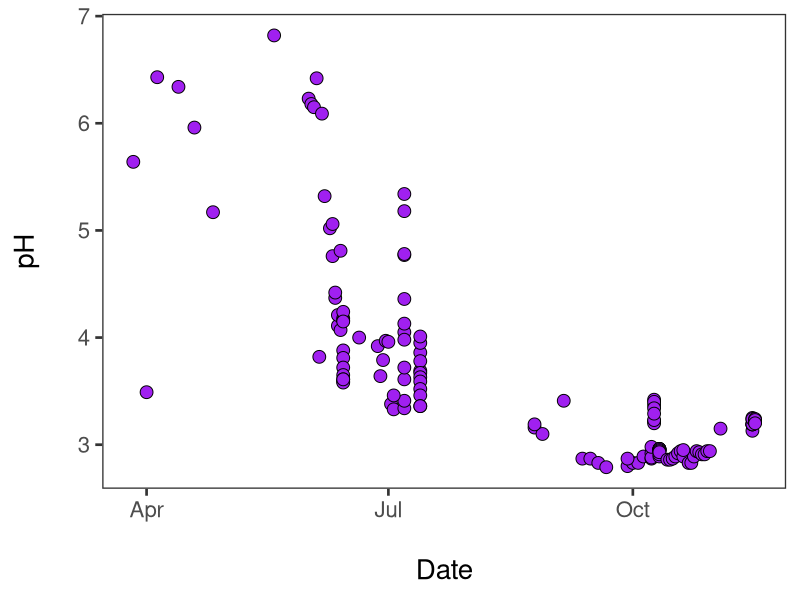
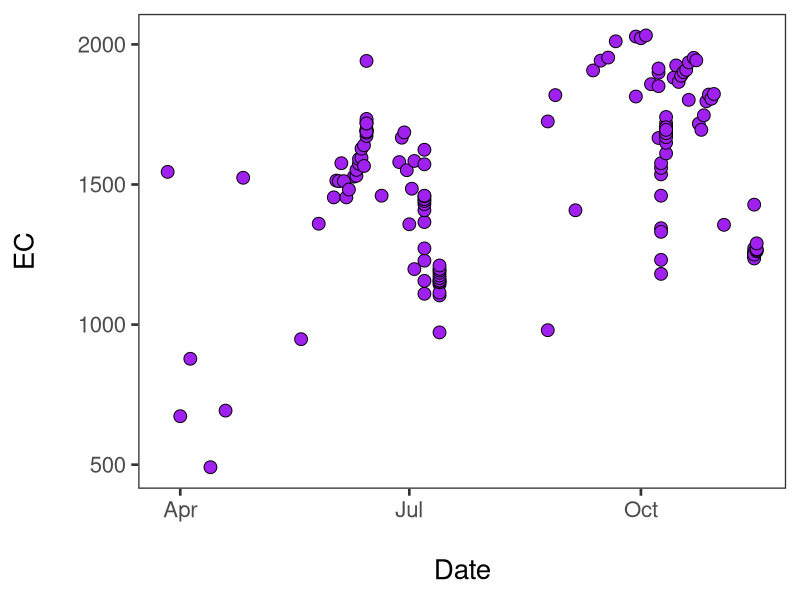
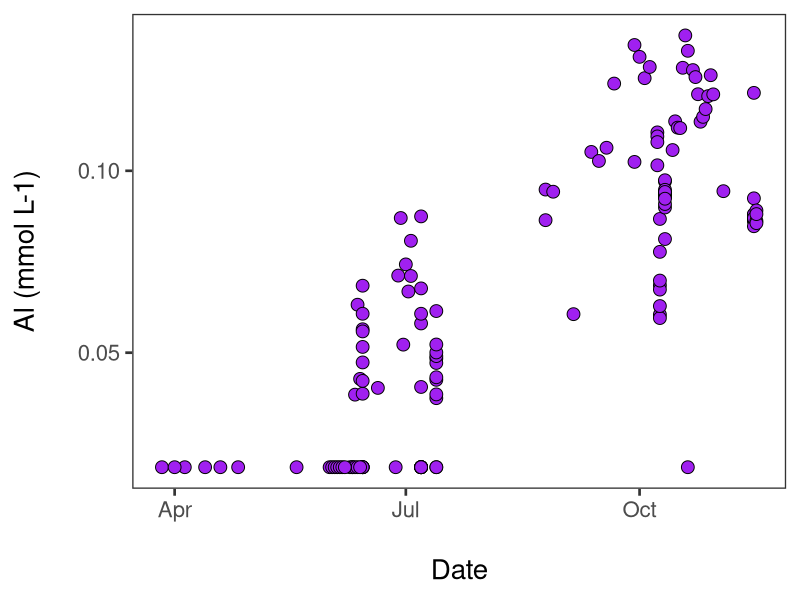
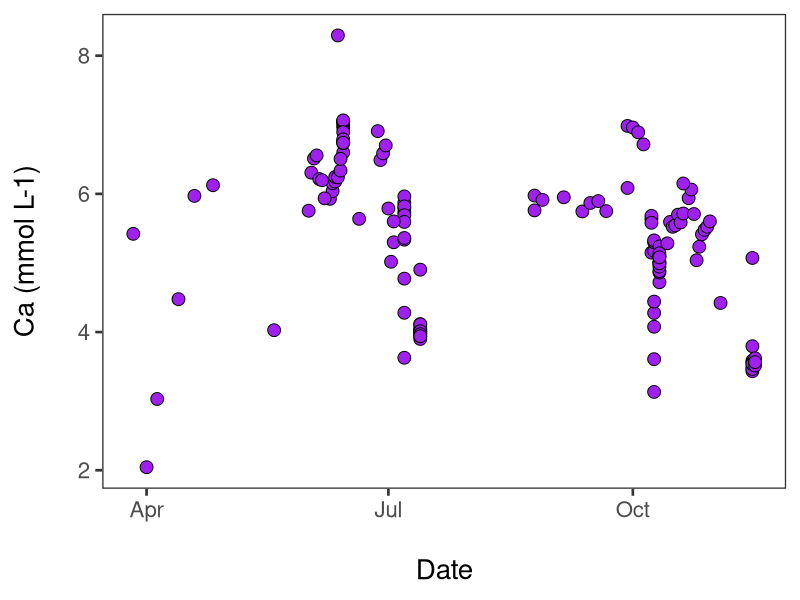
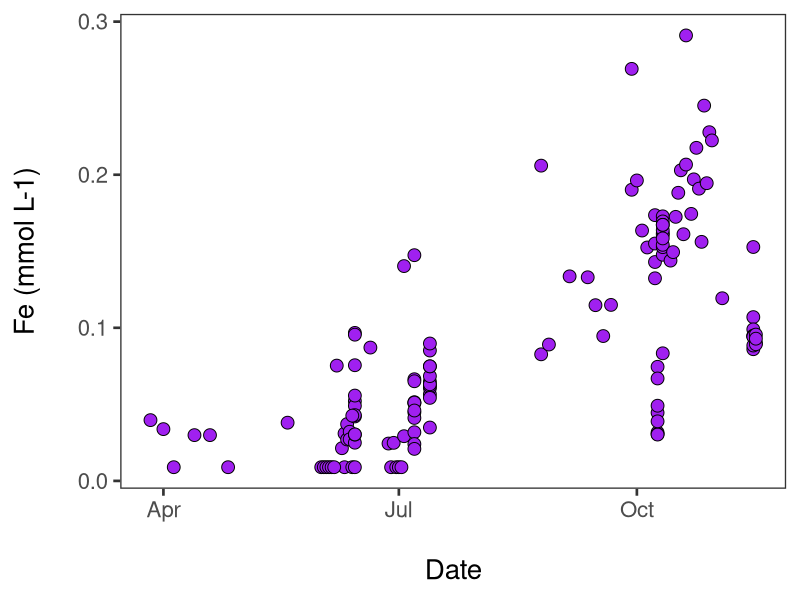
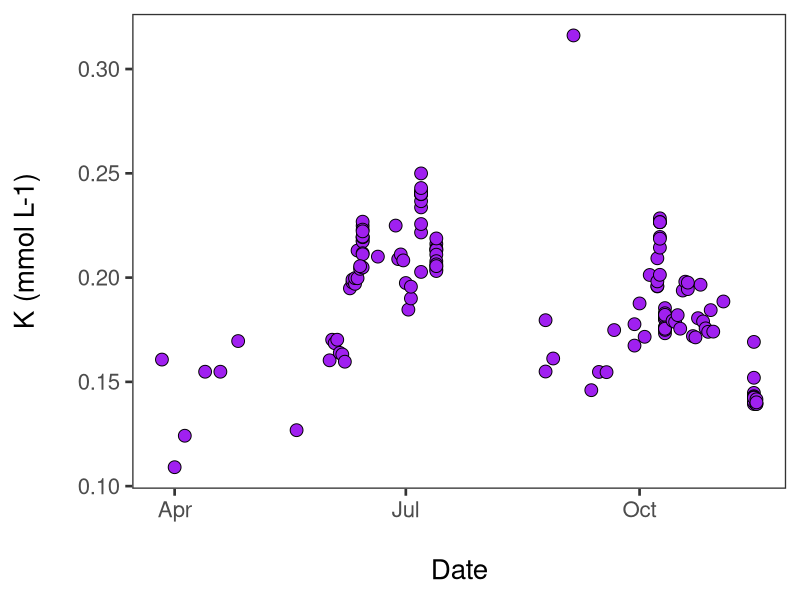
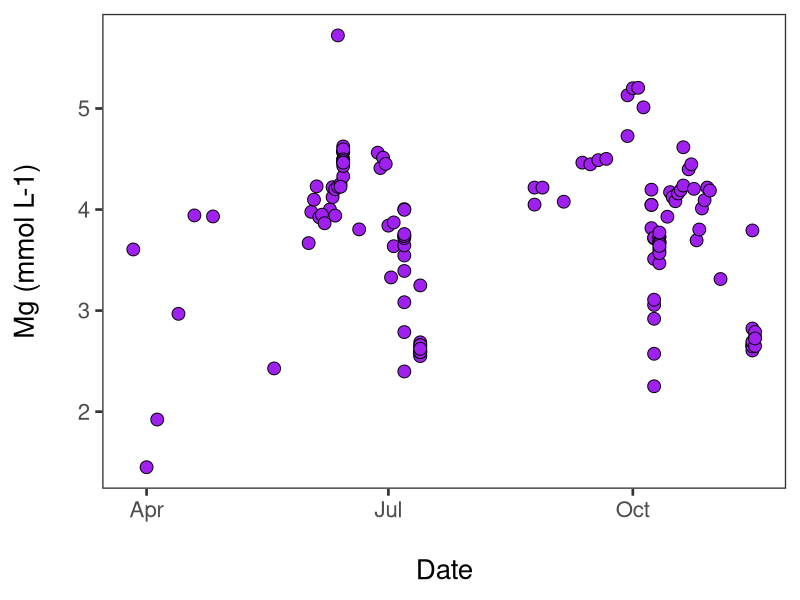
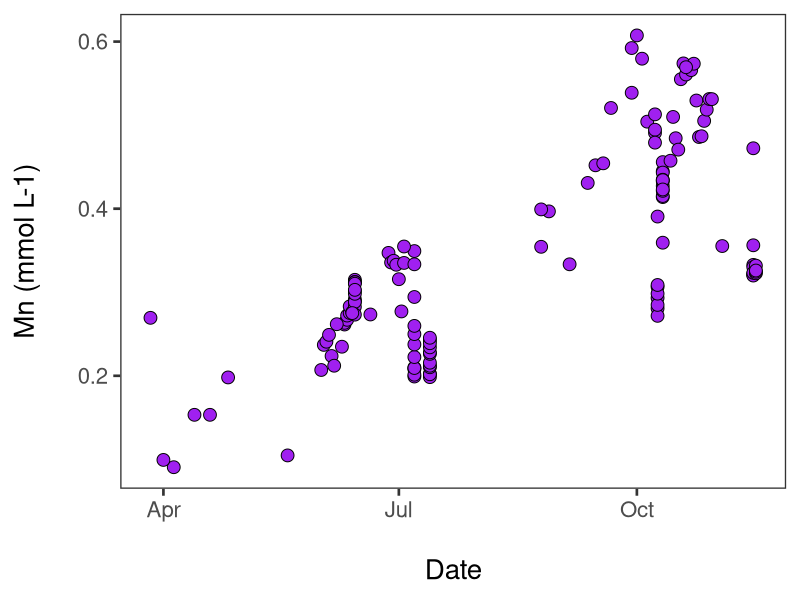

These figures' R source, in order:
#Call outlet data by date
Outchem<-read.csv(file="Outchemdate.csv",header=TRUE)

#Transform mg/L to mmol/L

Outchem$Al_mmolL<-(Outchem$Al_mgL/26.982)
Outchem$Ca_mmolL<-(Outchem$Ca_mgL/40.08)
Outchem$Fe_mmolL<-(Outchem$Fe_mgL/55.845)
Outchem$K_mmolL<-(Outchem$K_mgL/39.099)
Outchem$Mg_mmolL<-(Outchem$Mg_mgL/24.305)
Outchem$Mn_mmolL<-(Outchem$Mn_mgL/54.938)
Outchem$Na_mmolL<-(Outchem$Na_mgL/22.99)
Outchem$SO42_mmolL<-(Outchem$SO42_mgL/96.06)
Outchem$Cl_mmolL<-(Outchem$Cl_mgL/35.453)

#Pulls out day of year to plot as x variable (makes scatter plot)
library(lubridate)
Outchem$newdate<-mdy(Outchem$Date)
Outchem$doy<-yday(Outchem$newdate)

#Plots outlet pH by date
library(ggplot2)
pal="purple"
shape1=21
OutpH<-ggplot(Outchem, aes(newdate,pH))+
  geom_point(colour="black",size=4, fill=pal, pch=shape1)+
  theme_bw(base_size=20)+
  theme(panel.grid.major = element_blank(), panel.grid.minor = element_blank())+
  guides(fill=guide_legend(title=NULL))+
  xlab("\nDate")+
  ylab("pH\n")
#Call the graph
OutpH

#Plots outlet EC by date
library(ggplot2)
pal="purple"
shape1=21
OutEC<-ggplot(Outchem, aes(newdate,EC))+
  geom_point(colour="black",size=4, fill=pal, pch=shape1)+
  theme_bw(base_size=20)+
  theme(panel.grid.major = element_blank(), panel.grid.minor = element_blank())+
  guides(fill=guide_legend(title=NULL))+
  xlab("\nDate")+
  ylab("EC\n")
#Call the graph
OutEC

#Plots outlet Al by date
library(ggplot2)
pal="purple"
shape1=21
OutAl<-ggplot(Outchem, aes(newdate,Al_mmolL))+
  geom_point(colour="black",size=4, fill=pal, pch=shape1)+
  theme_bw(base_size=20)+
  theme(panel.grid.major = element_blank(), panel.grid.minor = element_blank())+
  guides(fill=guide_legend(title=NULL))+
  xlab("\nDate")+
  ylab("Al (mmol L-1)\n")
#Call the graph
OutAl

#Plots outlet Ca by date
library(ggplot2)
pal="purple"
shape1=21
OutCa<-ggplot(Outchem, aes(newdate,Ca_mmolL))+
  geom_point(colour="black",size=4, fill=pal, pch=shape1)+
  theme_bw(base_size=20)+
  theme(panel.grid.major = element_blank(), panel.grid.minor = element_blank())+
  guides(fill=guide_legend(title=NULL))+
  xlab("\nDate")+
  ylab("Ca (mmol L-1)\n")
#Call the graph
OutCa

#Plots outlet Fe by date
library(ggplot2)
pal="purple"
shape1=21
OutFe<-ggplot(Outchem, aes(newdate,Fe_mmolL))+
  geom_point(colour="black",size=4, fill=pal, pch=shape1)+
  theme_bw(base_size=20)+
  theme(panel.grid.major = element_blank(), panel.grid.minor = element_blank())+
  guides(fill=guide_legend(title=NULL))+
  xlab("\nDate")+
  ylab("Fe (mmol L-1)\n")
#Call the graph
OutFe

#Plots outlet K by date
library(ggplot2)
pal="purple"
shape1=21
OutK<-ggplot(Outchem, aes(newdate,K_mmolL))+
  geom_point(colour="black",size=4, fill=pal, pch=shape1)+
  theme_bw(base_size=20)+
  theme(panel.grid.major = element_blank(), panel.grid.minor = element_blank())+
  guides(fill=guide_legend(title=NULL))+
  xlab("\nDate")+
  ylab("K (mmol L-1)\n")
#Call the graph
OutK

#Plots outlet Mg by date
library(ggplot2)
pal="purple"
shape1=21
OutMg<-ggplot(Outchem, aes(newdate,Mg_mmolL))+
  geom_point(colour="black",size=4, fill=pal, pch=shape1)+
  theme_bw(base_size=20)+
  theme(panel.grid.major = element_blank(), panel.grid.minor = element_blank())+
  guides(fill=guide_legend(title=NULL))+
  xlab("\nDate")+
  ylab("Mg (mmol L-1)\n")
#Call the graph
OutMg

#Plots outlet Mn by date
library(ggplot2)
pal="purple"
shape1=21
OutMn<-ggplot(Outchem, aes(newdate,Mn_mmolL))+
  geom_point(colour="black",size=4, fill=pal, pch=shape1)+
  theme_bw(base_size=20)+
  theme(panel.grid.major = element_blank(), panel.grid.minor = element_blank())+
  guides(fill=guide_legend(title=NULL))+
  xlab("\nDate")+
  ylab("Mn (mmol L-1)\n")
#Call the graph
OutMn

#Plots outlet Na by date
library(ggplot2)
pal="purple"
shape1=21
OutNa<-ggplot(Outchem, aes(newdate,Na_mmolL))+
  geom_point(colour="black",size=4, fill=pal, pch=shape1)+
  theme_bw(base_size=20)+
  theme(panel.grid.major = element_blank(), panel.grid.minor = element_blank())+
  guides(fill=guide_legend(title=NULL))+
  xlab("\nDate")+
  ylab("Na (mmol L-1)\n")
#Call the graph
OutNa

#Plots outlet SO42- by date
library(ggplot2)
pal="purple"
shape1=21
OutSO42<-ggplot(Outchem, aes(newdate,SO42_mmolL))+
  geom_point(colour="black",size=4, fill=pal, pch=shape1)+
  theme_bw(base_size=20)+
  theme(panel.grid.major = element_blank(), panel.grid.minor = element_blank())+
  guides(fill=guide_legend(title=NULL))+
  xlab("\nDate")+
  ylab("SO42- (mmol L-1)\n")
#Call the graph
OutSO42

#Plots outlet Cl by date
library(ggplot2)
pal="purple"
shape1=21
OutCl<-ggplot(Outchem, aes(newdate,Cl_mmolL))+
  geom_point(colour="black",size=4, fill=pal, pch=shape1)+
  theme_bw(base_size=20)+
  theme(panel.grid.major = element_blank(), panel.grid.minor = element_blank())+
  guides(fill=guide_legend(title=NULL))+
  xlab("\nDate")+
  ylab("Cl (mmol L-1)\n")
#Call the graph
OutCl
